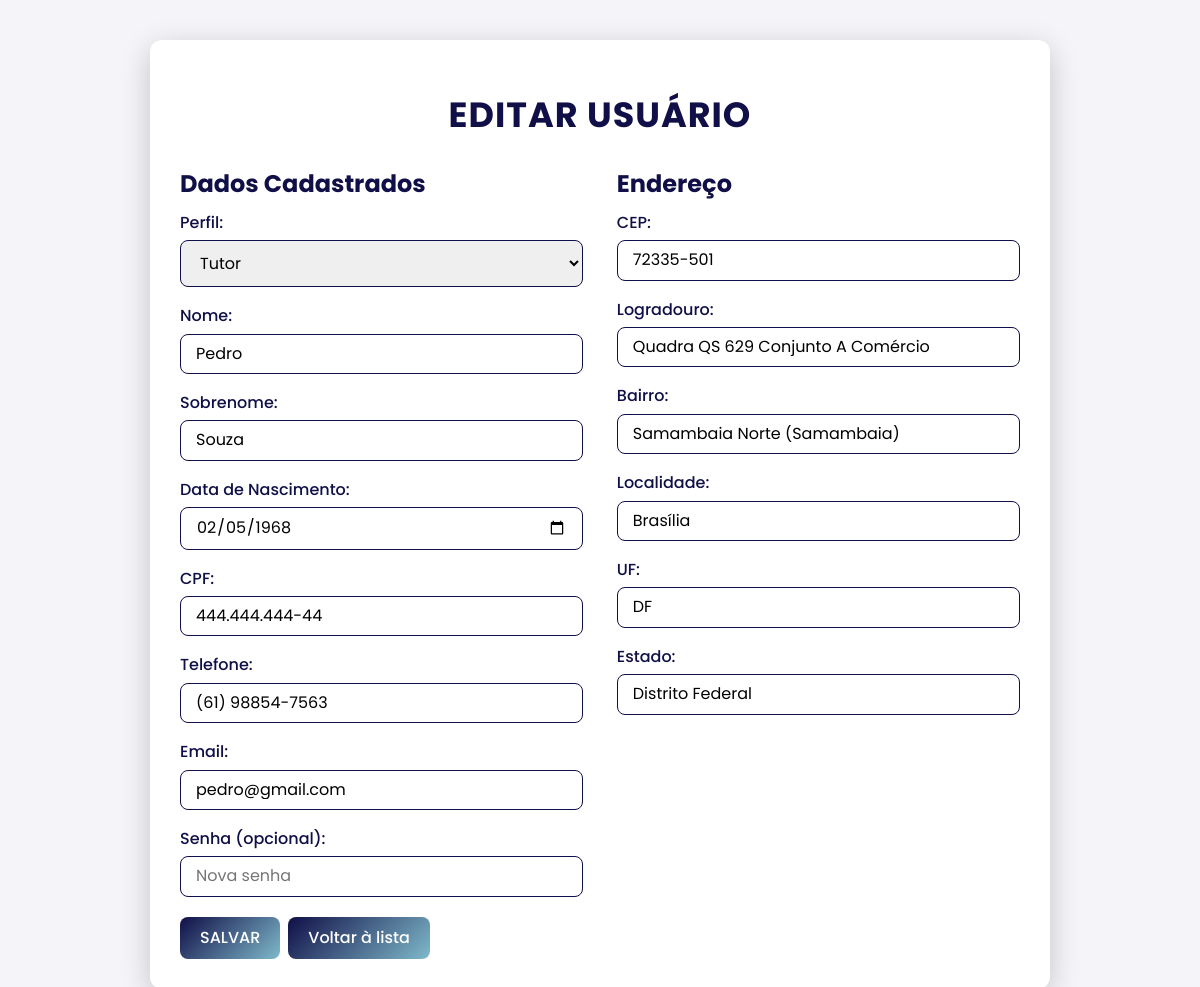
Screenshot of /crud/public/editar_usuario.php?id=4 with the database file from the repository.
### tables this page shows
CREATE TABLE `usuarios` (
  `id` int(11) NOT NULL,
  `nome` varchar(100) NOT NULL,
  `sobrenome` varchar(100) NOT NULL,
  `cpf` varchar(14) NOT NULL,
  `telefone` varchar(15) NOT NULL,
  `email` varchar(100) NOT NULL,
  `senha` varchar(255) NOT NULL,
  `criado_em` timestamp NOT NULL DEFAULT current_timestamp(),
  `perfil_id` int(11) NOT NULL,
  `data_nascimento` date DEFAULT NULL
);

CREATE TABLE `enderecos` (
  `id` int(11) NOT NULL,
  `usuario_id` int(11) DEFAULT NULL,
  `cep` varchar(10) NOT NULL,
  `logradouro` varchar(255) NOT NULL,
  `bairro` varchar(100) NOT NULL,
  `localidade` varchar(100) NOT NULL,
  `uf` char(2) NOT NULL,
  `estado` varchar(100) NOT NULL
);

### crud/controllers/UsuarioController.php (called while the page is built, shortened)
<?php
require_once '../models/Usuario.php';
require_once '../models/Endereco.php';
class UsuarioController
{
    private $usuario;
    private $endereco;
    public function __construct($db)
    {
        $this->usuario = new Usuario($db);
        $this->endereco = new Endereco($db);
    }
    public function read($id)
    {
        try {
            $usuario = $this->usuario->read($id);
            try {
                $endereco = $this->endereco->buscarEnderecoPorUsuarioId($id);
            } catch (Exception $e) {
                $endereco = null;
            }
            return [
                'usuario' => $usuario,
                'endereco' => $endereco
            ];
        } catch (Exception $e) {
            error_log('Erro ao ler usuário: ' . $e->getMessage());
            throw new Exception("Falha ao buscar o usuário: " . $e->getMessage());
        }
    }
}
?>

### crud/models/Usuario.php (called while the page is built, shortened)
<?php
class Usuario
{
    private $conn;
    private $table_name = 'usuarios';
    public function __construct($db)
    {
        $this->conn = $db;
    }
    public function read($id)
    {
        $sql = "SELECT * FROM " . $this->table_name . " WHERE id = ?";
        $stmt = $this->conn->prepare($sql);
        $stmt->bind_param("i", $id);
        $stmt->execute();
        $result = $stmt->get_result();
        if ($result->num_rows > 0) {
            return $result->fetch_assoc();
        }
        return null;
    }
}
?>

### crud/models/Endereco.php (called while the page is built, shortened)
<?php
class Endereco
{
    private $conn;
    public function __construct($db)
    {
        $this->conn = $db;
    }
    public function buscarEnderecoPorUsuarioId($usuario_id)
    {
        $query = "SELECT * FROM enderecos WHERE usuario_id = ?";
        $stmt = $this->conn->prepare($query);
        $stmt->bind_param('i', $usuario_id);
        $stmt->execute();
        $result = $stmt->get_result();
        $endereco = $result->fetch_assoc();
        return $endereco;
    }
}
?>

### crud/public/editar_usuario.php (the view, shortened to what this page needs)
<?php
require_once '../controllers/UsuarioController.php';
require_once '../controllers/EnderecoController.php';
$db = new DataBase();
$conn = $db->getConnection();
$usuarioController = new UsuarioController($conn);
$usuario_id = isset($_GET['id']) ? (int) $_GET['id'] : 0;
try {
    $data = $usuarioController->read($usuario_id);
    $usuario = $data['usuario'];
    $endereco = $data['endereco'];
} catch (Exception $e) {
    $message = ["type" => "error", "text" => "Erro: " . $e->getMessage()];
}
?>
<!DOCTYPE html>
<html lang="pt-BR">
<head>
    <link rel="stylesheet" href="https://cdnjs.cloudflare.com/ajax/libs/normalize/8.0.1/normalize.min.css">
    <link rel="stylesheet" href="../../css/editar_usuario.css">
</head>
<body>
    <div class="container">
        <h1>Editar Usuário</h1>
        <form action="" method="POST">
            <div class="form-columns">
                <div class="form-section">
                    <h2>Dados Cadastrados</h2>
                    <div class="input-group">
                        <label>Perfil:</label>
                        <select name="perfil_id">
                            <option value="2" <?php echo $usuario['perfil_id'] == 2 ? 'selected' : ''; ?>>Tutor</option>
                        </select>
                    </div>
                    <div class="input-group">
                        <label>Nome:</label>
                        <input type="text" name="nome" value="<?php echo htmlspecialchars($usuario['nome']); ?>"
                            required>
                    </div>
                    <div class="input-group">
                        <label>Sobrenome:</label>
                        <input type="text" name="sobrenome"
                            value="<?php echo htmlspecialchars($usuario['sobrenome']); ?>" required>
                    </div>
                    <div class="input-group">
                        <label>Data de Nascimento:</label>
                        <input type="date" name="data_nascimento" value="<?php echo $usuario['data_nascimento']; ?>"
                            required>
                    </div>
                    <div class="input-group">
                        <label>CPF:</label>
                        <input type="text" name="cpf" value="<?php echo htmlspecialchars($usuario['cpf']); ?>" required>
                    </div>
                    <div class="input-group">
                        <label>Telefone:</label>
                        <input type="text" name="telefone" value="<?php echo htmlspecialchars($usuario['telefone']); ?>"
                            required>
                    </div>
                    <div class="input-group">
                        <label>Email:</label>
                        <input type="email" name="email" value="<?php echo htmlspecialchars($usuario['email']); ?>"
                            required>
                    </div>
                    <div class="input-group">
                        <label>Senha (opcional):</label>
                        <input type="password" name="senha" placeholder="Nova senha">
                    </div>
                </div>
                <div class="form-section">
                    <h2>Endereço</h2>
                    <div class="input-group">
                        <label>CEP:</label>
                        <input type="text" name="cep" id="cep"
                            value="<?php echo htmlspecialchars($endereco['cep'] ?? ''); ?>" required>
                    </div>
                    <div class="input-group">
                        <label>Logradouro:</label>
                        <input type="text" name="logradouro" id="logradouro"
                            value="<?php echo htmlspecialchars($endereco['logradouro'] ?? ''); ?>" required>
                    </div>
                    <div class="input-group">
                        <label>Bairro:</label>
                        <input type="text" name="bairro" id="bairro"
                            value="<?php echo htmlspecialchars($endereco['bairro'] ?? ''); ?>" required>
                    </div>
                    <div class="input-group">
                        <label>Localidade:</label>
                        <input type="text" name="localidade" id="localidade"
                            value="<?php echo htmlspecialchars($endereco['localidade'] ?? ''); ?>" required>
                    </div>
                    <div class="input-group">
                        <label>UF:</label>
                        <input type="text" name="uf" id="uf"
                            value="<?php echo htmlspecialchars($endereco['uf'] ?? ''); ?>" required>
                    </div>
                    <div class="input-group">
                        <label>Estado:</label>
                        <input type="text" name="estado" id="estado"
                            value="<?php echo htmlspecialchars($endereco['estado'] ?? ''); ?>" required>
                    </div>
                </div>
            </div>
            <div class="form-buttons">
                <button type="submit">SALVAR</button>
                <a href="../../crud/views/painel_admin.php" class="back-link">Voltar à lista</a>
            </div>
        </form>
    </div>
</body>
</html>

### css/editar_usuario.css (style rules this page uses)
* { margin: 0; padding: 0; box-sizing: border-box; font-family: "Poppins", sans-serif; }
body { font-family: "Poppins", sans-serif; background-color: #f4f4f9; color: #100f47; margin: 0; display: flex; justify-content: center; align-items: center; min-height: 100vh; padding: 20px; }
.container { background-color: #ffffff; padding: 30px; border-radius: 12px; box-shadow: 0 8px 30px rgba(0, 0, 0, 0.2); max-width: 900px; width: 100%; margin: 20px auto; overflow: hidden; animation: fadeIn 1s ease-in-out; word-wrap: break-word; }
h1 { color: #100f47; width: 100%; padding: 15px; text-align: center; font-size: 35px; letter-spacing: 1px; text-transform: uppercase; margin: 10px 0 20px; }
h2 { font-size: 24px; color: #100f47; margin-bottom: 16px; }
.form-columns { display: flex; justify-content: space-between; gap: 20px; }
.form-section { flex: 1; max-width: 48%; }
label { font-weight: 500; margin-bottom: 8px; display: block; color: #100f47; }
input, select, textarea { width: 100%; padding: 10px 15px; border: 1px solid #100f47; border-radius: 8px; font-size: 16px; margin-bottom: 20px; transition: box-shadow 0.3s ease; }
.form-buttons { display: flex; justify-content: flex-start; align-items: center; gap: 8px; padding: 0; margin: 0; }
button, a { background: linear-gradient(135deg, #100f47, #7fb9ca); color: #ffffff; border: none; border-radius: 8px; padding: 12px 20px; font-size: 16px; font-weight: 500; cursor: pointer; text-align: center; transition: transform 0.3s ease, box-shadow 0.3s ease; text-decoration: none; display: inline-block; }

### rows the page displays
usuarios: perfil_id "Tutor", nome "Pedro", sobrenome "Souza", data_nascimento "02/05/1968", cpf "444.444.444-44", telefone "(61) 98854-7563", email "pedro@gmail.com"
enderecos: cep "72335-501", logradouro "Quadra QS 629 Conjunto A Comércio", bairro "Samambaia Norte (Samambaia)", localidade "Brasília", uf "DF", estado "Distrito Federal"
